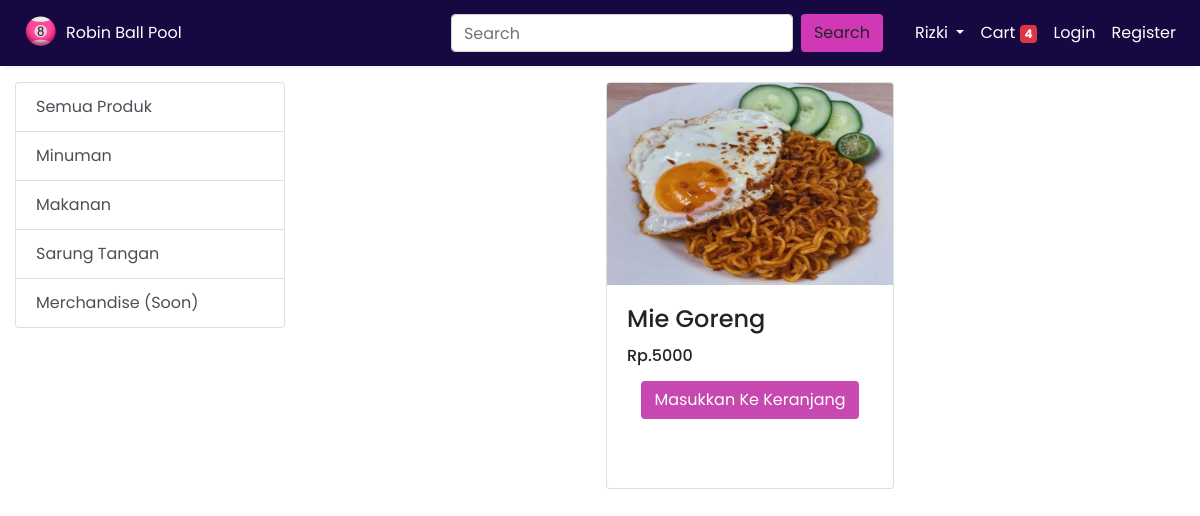
The app's page /?category=2 with its own data.
### store/models/category.py (models this page shows, shortened)
class Category(models.Model):
    name = models.CharField(max_length=20)
    @staticmethod
    def get_all_categories():
        return Category.objects.all()

### store/models/product.py (models this page shows, shortened)
class Product(models.Model):
    name = models.CharField(max_length=50)
    price = models.IntegerField(default=0)
    category = models.ForeignKey(Category, on_delete=models.CASCADE, default=1)
    description = models.CharField(max_length=200, default='',blank=True,null=True)
    image = models.ImageField(upload_to='upload/product/')
    @staticmethod
    def get_all_product_by_category_id(category_id):
        if category_id:
            return Product.objects.filter(category=category_id)
        else:
            return Product.get_all_product()

### store/views.py (the view)
# urls.py: path('',index),
def index(request):
    products=None
    category=Category.get_all_categories();
    categoryID = request.GET.get('category')
    if categoryID:
        products= Product.get_all_product_by_category_id(categoryID)
    else:
        products= Product.get_all_products()
    data={}
    data['product']=products
    data['category']=category
    return render(request, 'index.html', data)

### store/templates/index.html (shortened to what this page needs)
{%include "base.html"%} {%block content%}
<div class="container-fluid mt-3">
  <div class="row">
    <div class="col-lg-3 mb-3">
      <div class="list-group">
        <a href="/" class="list-group-item list-group-item-action"
          >Semua Produk</a
        >
        {%for category in category%}
        <a
          href="/?category={{category.id}}"
          class="list-group-item list-group-item-action"
          >{{category.name}}</a
        >
        {%endfor%}
      </div>
    </div>
    <div id="product" class="col-lg-9">
      <div class="row mx-auto">
        {%for product in product%}
        <div class="card mx-auto mb-3" style="width: 18rem">
          <img
            src="{{product.image.url}}"
            class="card-img-top h-50"
            alt="..."
          />
          <div class="card-body">
            <h4 class="card-title">{{product.name|truncatewords:2}}</h4>
            <h6 class="card-text">Rp.{{product.price}}</h6>
            <div class="text-center mt-3">
              <a
                href="#"
                class="btn"
                style="background-color: #c748b0; color: white"
                >Masukkan Ke Keranjang</a
              >
            </div>
          </div>
        </div>
        {% endfor %}
      </div>
    </div>
  </div>
</div>
{%endblock content%}

### store/templates/base.html (style rules this page uses)
body { font-family: "Poppins", sans-serif; }

### records on screen
Category: name "Minuman"
Category: name "Makanan"
Category: name "Sarung Tangan"
Category: name "Merchandise (Soon)"
Product: image (picture), name "Mie Goreng", price "5000"
